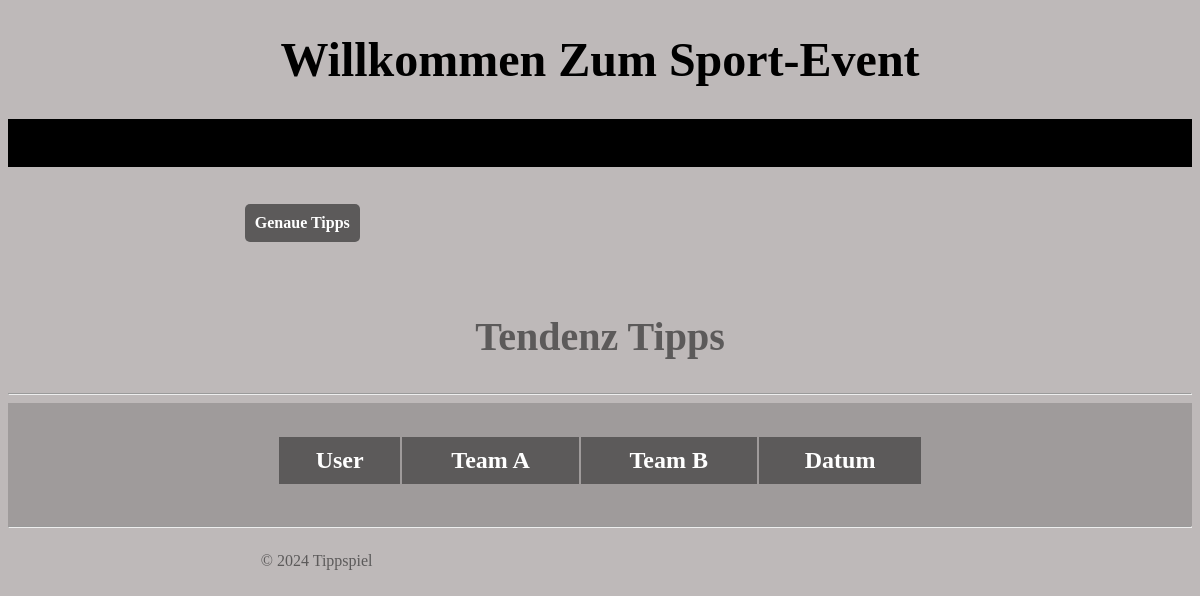
/PHP/tendenz_tipps_spiele.php?spiel_id=5, run on an earlier commit of the app's database.
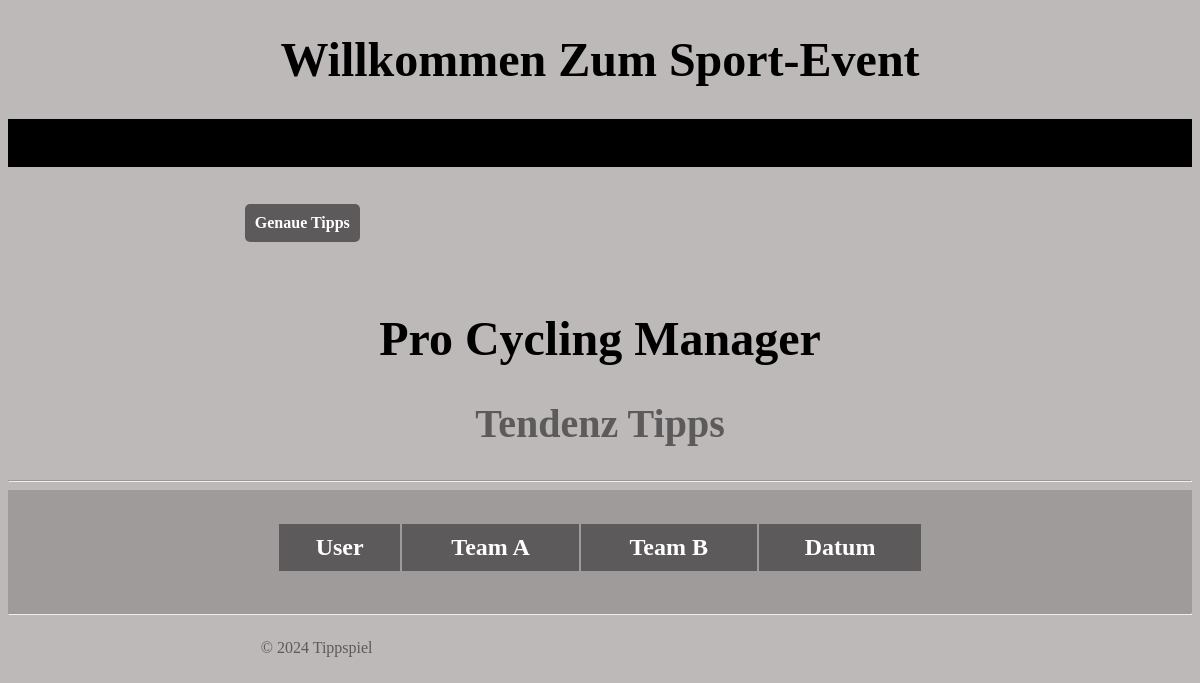
And on a later commit of the database.
### tables this page shows
CREATE TABLE `spiele` (
  `spid` int(6) unsigned NOT NULL AUTO_INCREMENT,
  `espid` int(6) unsigned NOT NULL,
  `spielname` varchar(100) NOT NULL,
  `spieldatum` timestamp NOT NULL DEFAULT current_timestamp(),
  `teamAresult` int(20) DEFAULT NULL,
  `teamBresult` int(20) DEFAULT NULL,
  PRIMARY KEY (`spid`),
  KEY `FK_EventSpiele` (`espid`),
  CONSTRAINT `FK_EventSpiele` FOREIGN KEY (`espid`) REFERENCES `events` (`eid`) ON UPDATE CASCADE
);

### DATABASE/Spiel.php (called while the page is built, shortened)
<?php
class Spiel
{
    private $table_name;
    private $conn;
    private $spiel_name;
    private $spiel_datum;
    public function __construct($db_conn)
    {
        $this->conn = $db_conn;
        $this->table_name = "spiele";
    }
    public function init_one_Spiel($spiel_id)
    {
        try {
            $sql = "SELECT spielname, spieldatum FROM " . $this->table_name . " WHERE espid=?";
            $stmt = $this->conn->prepare($sql);
            $stmt->execute([$spiel_id]);
            if ($stmt->rowCount() == 1) {
                $spiel = $stmt->fetch();
                $this->spiel_name = $spiel['spielname'];
                $this->spiel_datum = $spiel['spieldatum'];
                return 1;
            } else {
                return 0;
            }
        } catch (PDOException $e) {
            return 0;
        }
    }
    public function get_one_SpielData()
    {
        $data = array(
            'spiel_name' => $this->spiel_name,
            'spiel_datum' => $this->spiel_datum
        );
        return $data;
    }
}

### PHP/tendenz_tipps_spiele.php (the view, shortened to what this page needs)
<?php
if (isset($_GET['spiel_id']) && !empty($_GET['spiel_id'])) {
    $db = new Database();
    $conn = $db->connect();
    $spiel = new Spiel($conn);
    $id_event = $_SESSION['event_id'];
    $id_spiel = $_GET['spiel_id'];
    $spiel->init_one_Spiel($id_spiel);
    $spiel_data = $spiel->get_one_SpielData();
    $spiel_name = $spiel_data['spiel_name'];
}
?>
<!DOCTYPE html>
<html lang="de">
<head>
    <link rel="stylesheet" type="text/css" href="../CSS/spiele_tendenz_tipps.css">
</head>
<body>
    <h1>Willkommen zum Sport-Event</h1>
    <div id="header"></div>
    <div class="entry">
        <?php if (isset($_GET['zeitraum']) && $_GET['zeitraum'] == 'innerhalb') { ?>
            <a href="genaue_tipps_spiele.php?event_id=<?php echo $id_event; ?>&spiel_id=<?php echo $id_spiel; ?>&zeitraum=innerhalb">Genaue Tipps</a>
        <?php } else { ?>
            <a href="genaue_tipps_spiele.php?event_id=<?php echo $id_event; ?>&spiel_id=<?php echo $id_spiel; ?>">Genaue Tipps</a>
        <?php } ?>
    </div>
    <h1><?php echo $spiel_name; ?></h1>
    <h2>Tendenz Tipps</h2>
    <hr>
    <div class="container">
        <div class="tipp_tendenz_info">
            <table>
                <tr>
                    <th>User</th>
                    <th>Team A</th>
                    <th>Team B</th>
                    <th>Datum</th>
                </tr>
            </table>
        </div>
        <hr>
    </div>
    <div id="footer">&copy; 2024 Tippspiel</div>
</body>
</html>

What changed in the data, as far as the page shows it:
added spiele: spielname "Pro Cycling Manager"
